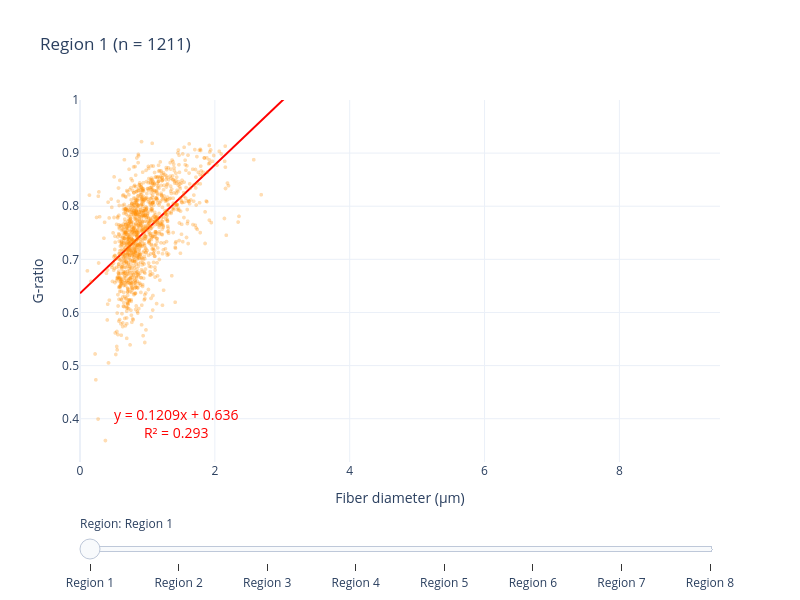

Source (notebook cell):
### Markdown cell above
## G-ratio vs Fiber diameter

Use the slider to switch between CC regions.

### Code cell
x_max_g = all_df["fiber_diam"].max() * 1.05
y_min_g = max(all_df["gratio"].min() * 0.95, 0)
y_max_g = min(all_df["gratio"].max() * 1.05, 1.0)

fig = go.Figure()

for i, sample in enumerate(samples_sorted):
    df = all_data[sample]
    x, y = df["fiber_diam"].values, df["gratio"].values
    visible = (i == 0)

    fig.add_trace(go.Scattergl(
        x=x, y=y, mode="markers",
        marker=dict(size=4, color="darkorange", opacity=0.3),
        showlegend=False, visible=visible,
        hovertemplate="Fiber: %{x:.3f} \u03bcm<br>G-ratio: %{y:.3f}<extra></extra>",
    ))

    slope, intercept, r_value, _, _ = scipy_stats.linregress(x, y)
    x_line = np.linspace(0, x_max_g, 100)
    fig.add_trace(go.Scatter(
        x=x_line, y=slope * x_line + intercept, mode="lines",
        line=dict(color="red", width=2), showlegend=False, visible=visible,
        hovertemplate=f"y = {slope:.4f}x + {intercept:.3f}<br>R\u00b2 = {r_value**2:.3f}<extra></extra>",
    ))

n_traces = len(samples_sorted) * 2
steps = []
for i, sample in enumerate(samples_sorted):
    df = all_data[sample]
    x, y = df["fiber_diam"].values, df["gratio"].values
    slope, intercept, r_value, _, _ = scipy_stats.linregress(x, y)

    vis = [False] * n_traces
    vis[i * 2] = True
    vis[i * 2 + 1] = True
    step = dict(
        method="update",
        args=[
            {"visible": vis},
            {"title": f"{REGION_LABELS[sample]} (n = {len(df)})",
             "annotations": [
                 dict(text=f"y = {slope:.4f}x + {intercept:.3f}<br>R\u00b2 = {r_value**2:.3f}",
                      xref="paper", yref="paper", x=0.05, y=0.05,
                      xanchor="left", yanchor="bottom", showarrow=False,
                      font=dict(size=14, color="red")),
             ]},
        ],
        label=REGION_LABELS[sample],
    )
    steps.append(step)

df0 = all_data[samples_sorted[0]]
s0, i0, r0, _, _ = scipy_stats.linregress(df0["fiber_diam"].values, df0["gratio"].values)

fig.update_layout(
    sliders=[dict(active=0, steps=steps, currentvalue=dict(prefix="Region: "), pad=dict(t=50))],
    title=f"{REGION_LABELS[samples_sorted[0]]} (n = {len(df0)})",
    xaxis_title="Fiber diameter (\u03bcm)",
    yaxis_title="G-ratio",
    xaxis_range=[0, x_max_g], yaxis_range=[y_min_g, y_max_g],
    template=PLOT_TEMPLATE, height=600, width=800,
    annotations=[dict(text=f"y = {s0:.4f}x + {i0:.3f}<br>R\u00b2 = {r0**2:.3f}",
                      xref="paper", yref="paper", x=0.05, y=0.05,
                      xanchor="left", yanchor="bottom", showarrow=False,
                      font=dict(size=14, color="red"))],
)
fig.show()

### Figure 1 — Plotly figure (JSON) as saved in the notebook; plotly's stock layout.template omitted (floating-point values rounded to 4 significant figures; data arrays with more than 128 entries replaced by an {"elided": "..."} marker saying what was removed)
{"data": [{"hovertemplate": "Fiber: %{x:.3f} μm<br>G-ratio: %{y:.3f}<extra></extra>", "marker": {"color": "darkorange", "opacity": 0.3, "size": 4}, "mode": "markers", "showlegend": false, "type": "scattergl", "visible": true, "x": {"elided": "1211 float values"}, "y": {"elided": "1211 float values"}}, {"hovertemplate": "y = 0.1209x + 0.636<br>R² = 0.293<extra></extra>", "line": {"color": "red", "width": 2}, "mode": "lines", "showlegend": false, "type": "scatter", "visible": true, "x": [0.0, 0.09588, 0.1918, 0.2876, 0.3835, 0.4794, 0.5753, 0.6711, 0.767, 0.8629, 0.9588, 1.055, 1.151, 1.246, 1.342, 1.438, 1.534, 1.63, 1.726, 1.822, 1.918, 2.013, 2.109, 2.205, 2.301, 2.397, 2.493, 2.589, 2.685, 2.78, 2.876, 2.972, 3.068, 3.164, 3.26, 3.356, 3.452, 3.548, 3.643, 3.739, 3.835, 3.931, 4.027, 4.123, 4.219, 4.315, 4.41, 4.506, 4.602, 4.698, 4.794, 4.89, 4.986, 5.082, 5.177, 5.273, 5.369, 5.465, 5.561, 5.657, 5.753, 5.849, 5.944, 6.04, 6.136, 6.232, 6.328, 6.424, 6.52, 6.616, 6.711, 6.807, 6.903, 6.999, 7.095, 7.191, 7.287, 7.383, 7.479, 7.574, 7.67, 7.766, 7.862, 7.958, 8.054, 8.15, 8.246, 8.341, 8.437, 8.533, 8.629, 8.725, 8.821, 8.917, 9.013, 9.108, 9.204, 9.3, 9.396, 9.492], "y": [0.636, 0.6476, 0.6592, 0.6708, 0.6824, 0.694, 0.7056, 0.7172, 0.7288, 0.7404, 0.752, 0.7636, 0.7752, 0.7868, 0.7984, 0.81, 0.8216, 0.8332, 0.8448, 0.8564, 0.868, 0.8795, 0.8911, 0.9027, 0.9143, 0.9259, 0.9375, 0.9491, 0.9607, 0.9723, 0.9839, 0.9955, 1.007, 1.019, 1.03, 1.042, 1.053, 1.065, 1.077, 1.088, 1.1, 1.111, 1.123, 1.135, 1.146, 1.158, 1.169, 1.181, 1.193, 1.204, 1.216, 1.227, 1.239, 1.251, 1.262, 1.274, 1.285, 1.297, 1.309, 1.32, 1.332, 1.343, 1.355, 1.367, 1.378, 1.39, 1.401, 1.413, 1.425, 1.436, 1.448, 1.459, 1.471, 1.483, 1.494, 1.506, 1.517, 1.529, 1.54, 1.552, 1.564, 1.575, 1.587, 1.598, 1.61, 1.622, 1.633, 1.645, 1.656, 1.668, 1.68, 1.691, 1.703, 1.714, 1.726, 1.738, 1.749, 1.761, 1.772, 1.784]}, {"hovertemplate": "Fiber: %{x:.3f} μm<br>G-ratio: %{y:.3f}<extra></extra>", "marker": {"color": "darkorange", "opacity": 0.3, "size": 4}, "mode": "markers", "showlegend": false, "type": "scattergl", "visible": false, "x": {"elided": "888 float values"}, "y": {"elided": "888 float values"}}, {"hovertemplate": "y = 0.0951x + 0.655<br>R² = 0.218<extra></extra>", "line": {"color": "red", "width": 2}, "mode": "lines", "showlegend": false, "type": "scatter", "visible": false, "x": [0.0, 0.09588, 0.1918, 0.2876, 0.3835, 0.4794, 0.5753, 0.6711, 0.767, 0.8629, 0.9588, 1.055, 1.151, 1.246, 1.342, 1.438, 1.534, 1.63, 1.726, 1.822, 1.918, 2.013, 2.109, 2.205, 2.301, 2.397, 2.493, 2.589, 2.685, 2.78, 2.876, 2.972, 3.068, 3.164, 3.26, 3.356, 3.452, 3.548, 3.643, 3.739, 3.835, 3.931, 4.027, 4.123, 4.219, 4.315, 4.41, 4.506, 4.602, 4.698, 4.794, 4.89, 4.986, 5.082, 5.177, 5.273, 5.369, 5.465, 5.561, 5.657, 5.753, 5.849, 5.944, 6.04, 6.136, 6.232, 6.328, 6.424, 6.52, 6.616, 6.711, 6.807, 6.903, 6.999, 7.095, 7.191, 7.287, 7.383, 7.479, 7.574, 7.67, 7.766, 7.862, 7.958, 8.054, 8.15, 8.246, 8.341, 8.437, 8.533, 8.629, 8.725, 8.821, 8.917, 9.013, 9.108, 9.204, 9.3, 9.396, 9.492], "y": [0.6554, 0.6645, 0.6736, 0.6827, 0.6919, 0.701, 0.7101, 0.7192, 0.7283, 0.7374, 0.7465, 0.7557, 0.7648, 0.7739, 0.783, 0.7921, 0.8012, 0.8103, 0.8195, 0.8286, 0.8377, 0.8468, 0.8559, 0.865, 0.8741, 0.8832, 0.8924, 0.9015, 0.9106, 0.9197, 0.9288, 0.9379, 0.947, 0.9562, 0.9653, 0.9744, 0.9835, 0.9926, 1.002, 1.011, 1.02, 1.029, 1.038, 1.047, 1.056, 1.066, 1.075, 1.084, 1.093, 1.102, 1.111, 1.12, 1.129, 1.138, 1.148, 1.157, 1.166, 1.175, 1.184, 1.193, 1.202, 1.211, 1.22, 1.23, 1.239, 1.248, 1.257, 1.266, 1.275, 1.284, 1.293, 1.302, 1.312, 1.321, 1.33, 1.339, 1.348, 1.357, 1.366, 1.375, 1.385, 1.394, 1.403, 1.412, 1.421, 1.43, 1.439, 1.448, 1.457, 1.467, 1.476, 1.485, 1.494, 1.503, 1.512, 1.521, 1.53, 1.539, 1.549, 1.558]}, {"hovertemplate": "Fiber: %{x:.3f} μm<br>G-ratio: %{y:.3f}<extra></extra>", "marker": {"color": "darkorange", "opacity": 0.3, "size": 4}, "mode": "markers", "showlegend": false, "type": "scattergl", "visible": false, "x": {"elided": "536 float values"}, "y": {"elided": "536 float values"}}, {"hovertemplate": "y = 0.0533x + 0.694<br>R² = 0.141<extra></extra>", "line": {"color": "red", "width": 2}, "mode": "lines", "showlegend": false, "type": "scatter", "visible": false, "x": [0.0, 0.09588, 0.1918, 0.2876, 0.3835, 0.4794, 0.5753, 0.6711, 0.767, 0.8629, 0.9588, 1.055, 1.151, 1.246, 1.342, 1.438, 1.534, 1.63, 1.726, 1.822, 1.918, 2.013, 2.109, 2.205, 2.301, 2.397, 2.493, 2.589, 2.685, 2.78, 2.876, 2.972, 3.068, 3.164, 3.26, 3.356, 3.452, 3.548, 3.643, 3.739, 3.835, 3.931, 4.027, 4.123, 4.219, 4.315, 4.41, 4.506, 4.602, 4.698, 4.794, 4.89, 4.986, 5.082, 5.177, 5.273, 5.369, 5.465, 5.561, 5.657, 5.753, 5.849, 5.944, 6.04, 6.136, 6.232, 6.328, 6.424, 6.52, 6.616, 6.711, 6.807, 6.903, 6.999, 7.095, 7.191, 7.287, 7.383, 7.479, 7.574, 7.67, 7.766, 7.862, 7.958, 8.054, 8.15, 8.246, 8.341, 8.437, 8.533, 8.629, 8.725, 8.821, 8.917, 9.013, 9.108, 9.204, 9.3, 9.396, 9.492], "y": [0.6942, 0.6993, 0.7045, 0.7096, 0.7147, 0.7198, 0.7249, 0.73, 0.7351, 0.7402, 0.7453, 0.7504, 0.7556, 0.7607, 0.7658, 0.7709, 0.776, 0.7811, 0.7862, 0.7913, 0.7964, 0.8016, 0.8067, 0.8118, 0.8169, 0.822, 0.8271, 0.8322, 0.8373, 0.8424, 0.8475, 0.8527, 0.8578, 0.8629, 0.868, 0.8731, 0.8782, 0.8833, 0.8884, 0.8935, 0.8986, 0.9038, 0.9089, 0.914, 0.9191, 0.9242, 0.9293, 0.9344, 0.9395, 0.9446, 0.9498, 0.9549, 0.96, 0.9651, 0.9702, 0.9753, 0.9804, 0.9855, 0.9906, 0.9957, 1.001, 1.006, 1.011, 1.016, 1.021, 1.026, 1.032, 1.037, 1.042, 1.047, 1.052, 1.057, 1.062, 1.067, 1.072, 1.078, 1.083, 1.088, 1.093, 1.098, 1.103, 1.108, 1.113, 1.118, 1.124, 1.129, 1.134, 1.139, 1.144, 1.149, 1.154, 1.159, 1.164, 1.17, 1.175, 1.18, 1.185, 1.19, 1.195, 1.2]}, {"hovertemplate": "Fiber: %{x:.3f} μm<br>G-ratio: %{y:.3f}<extra></extra>", "marker": {"color": "darkorange", "opacity": 0.3, "size": 4}, "mode": "markers", "showlegend": false, "type": "scattergl", "visible": false, "x": {"elided": "291 float values"}, "y": {"elided": "291 float values"}}, {"hovertemplate": "y = nanx + nan<br>R² = nan<extra></extra>", "line": {"color": "red", "width": 2}, "mode": "lines", "showlegend": false, "type": "scatter", "visible": false, "x": [0.0, 0.09588, 0.1918, 0.2876, 0.3835, 0.4794, 0.5753, 0.6711, 0.767, 0.8629, 0.9588, 1.055, 1.151, 1.246, 1.342, 1.438, 1.534, 1.63, 1.726, 1.822, 1.918, 2.013, 2.109, 2.205, 2.301, 2.397, 2.493, 2.589, 2.685, 2.78, 2.876, 2.972, 3.068, 3.164, 3.26, 3.356, 3.452, 3.548, 3.643, 3.739, 3.835, 3.931, 4.027, 4.123, 4.219, 4.315, 4.41, 4.506, 4.602, 4.698, 4.794, 4.89, 4.986, 5.082, 5.177, 5.273, 5.369, 5.465, 5.561, 5.657, 5.753, 5.849, 5.944, 6.04, 6.136, 6.232, 6.328, 6.424, 6.52, 6.616, 6.711, 6.807, 6.903, 6.999, 7.095, 7.191, 7.287, 7.383, 7.479, 7.574, 7.67, 7.766, 7.862, 7.958, 8.054, 8.15, 8.246, 8.341, 8.437, 8.533, 8.629, 8.725, 8.821, 8.917, 9.013, 9.108, 9.204, 9.3, 9.396, 9.492], "y": [NaN, NaN, NaN, NaN, NaN, NaN, NaN, NaN, NaN, NaN, NaN, NaN, NaN, NaN, NaN, NaN, NaN, NaN, NaN, NaN, NaN, NaN, NaN, NaN, NaN, NaN, NaN, NaN, NaN, NaN, NaN, NaN, NaN, NaN, NaN, NaN, NaN, NaN, NaN, NaN, NaN, NaN, NaN, NaN, NaN, NaN, NaN, NaN, NaN, NaN, NaN, NaN, NaN, NaN, NaN, NaN, NaN, NaN, NaN, NaN, NaN, NaN, NaN, NaN, NaN, NaN, NaN, NaN, NaN, NaN, NaN, NaN, NaN, NaN, NaN, NaN, NaN, NaN, NaN, NaN, NaN, NaN, NaN, NaN, NaN, NaN, NaN, NaN, NaN, NaN, NaN, NaN, NaN, NaN, NaN, NaN, NaN, NaN, NaN, NaN]}, {"hovertemplate": "Fiber: %{x:.3f} μm<br>G-ratio: %{y:.3f}<extra></extra>", "marker": {"color": "darkorange", "opacity": 0.3, "size": 4}, "mode": "markers", "showlegend": false, "type": "scattergl", "visible": false, "x": {"elided": "504 float values"}, "y": {"elided": "504 float values"}}, {"hovertemplate": "y = 0.0531x + 0.667<br>R² = 0.177<extra></extra>", "line": {"color": "red", "width": 2}, "mode": "lines", "showlegend": false, "type": "scatter", "visible": false, "x": [0.0, 0.09588, 0.1918, 0.2876, 0.3835, 0.4794, 0.5753, 0.6711, 0.767, 0.8629, 0.9588, 1.055, 1.151, 1.246, 1.342, 1.438, 1.534, 1.63, 1.726, 1.822, 1.918, 2.013, 2.109, 2.205, 2.301, 2.397, 2.493, 2.589, 2.685, 2.78, 2.876, 2.972, 3.068, 3.164, 3.26, 3.356, 3.452, 3.548, 3.643, 3.739, 3.835, 3.931, 4.027, 4.123, 4.219, 4.315, 4.41, 4.506, 4.602, 4.698, 4.794, 4.89, 4.986, 5.082, 5.177, 5.273, 5.369, 5.465, 5.561, 5.657, 5.753, 5.849, 5.944, 6.04, 6.136, 6.232, 6.328, 6.424, 6.52, 6.616, 6.711, 6.807, 6.903, 6.999, 7.095, 7.191, 7.287, 7.383, 7.479, 7.574, 7.67, 7.766, 7.862, 7.958, 8.054, 8.15, 8.246, 8.341, 8.437, 8.533, 8.629, 8.725, 8.821, 8.917, 9.013, 9.108, 9.204, 9.3, 9.396, 9.492], "y": [0.6673, 0.6724, 0.6775, 0.6826, 0.6877, 0.6928, 0.6979, 0.703, 0.7081, 0.7131, 0.7182, 0.7233, 0.7284, 0.7335, 0.7386, 0.7437, 0.7488, 0.7539, 0.759, 0.764, 0.7691, 0.7742, 0.7793, 0.7844, 0.7895, 0.7946, 0.7997, 0.8048, 0.8099, 0.8149, 0.82, 0.8251, 0.8302, 0.8353, 0.8404, 0.8455, 0.8506, 0.8557, 0.8608, 0.8658, 0.8709, 0.876, 0.8811, 0.8862, 0.8913, 0.8964, 0.9015, 0.9066, 0.9117, 0.9168, 0.9218, 0.9269, 0.932, 0.9371, 0.9422, 0.9473, 0.9524, 0.9575, 0.9626, 0.9677, 0.9727, 0.9778, 0.9829, 0.988, 0.9931, 0.9982, 1.003, 1.008, 1.013, 1.019, 1.024, 1.029, 1.034, 1.039, 1.044, 1.049, 1.054, 1.059, 1.064, 1.069, 1.075, 1.08, 1.085, 1.09, 1.095, 1.1, 1.105, 1.11, 1.115, 1.12, 1.125, 1.131, 1.136, 1.141, 1.146, 1.151, 1.156, 1.161, 1.166, 1.171]}, {"hovertemplate": "Fiber: %{x:.3f} μm<br>G-ratio: %{y:.3f}<extra></extra>", "marker": {"color": "darkorange", "opacity": 0.3, "size": 4}, "mode": "markers", "showlegend": false, "type": "scattergl", "visible": false, "x": {"elided": "646 float values"}, "y": {"elided": "646 float values"}}, {"hovertemplate": "y = 0.0855x + 0.575<br>R² = 0.235<extra></extra>", "line": {"color": "red", "width": 2}, "mode": "lines", "showlegend": false, "type": "scatter", "visible": false, "x": [0.0, 0.09588, 0.1918, 0.2876, 0.3835, 0.4794, 0.5753, 0.6711, 0.767, 0.8629, 0.9588, 1.055, 1.151, 1.246, 1.342, 1.438, 1.534, 1.63, 1.726, 1.822, 1.918, 2.013, 2.109, 2.205, 2.301, 2.397, 2.493, 2.589, 2.685, 2.78, 2.876, 2.972, 3.068, 3.164, 3.26, 3.356, 3.452, 3.548, 3.643, 3.739, 3.835, 3.931, 4.027, 4.123, 4.219, 4.315, 4.41, 4.506, 4.602, 4.698, 4.794, 4.89, 4.986, 5.082, 5.177, 5.273, 5.369, 5.465, 5.561, 5.657, 5.753, 5.849, 5.944, 6.04, 6.136, 6.232, 6.328, 6.424, 6.52, 6.616, 6.711, 6.807, 6.903, 6.999, 7.095, 7.191, 7.287, 7.383, 7.479, 7.574, 7.67, 7.766, 7.862, 7.958, 8.054, 8.15, 8.246, 8.341, 8.437, 8.533, 8.629, 8.725, 8.821, 8.917, 9.013, 9.108, 9.204, 9.3, 9.396, 9.492], "y": [0.5749, 0.5831, 0.5913, 0.5995, 0.6077, 0.6159, 0.6241, 0.6323, 0.6405, 0.6487, 0.6569, 0.6651, 0.6733, 0.6815, 0.6897, 0.6979, 0.7061, 0.7143, 0.7225, 0.7307, 0.7389, 0.7471, 0.7553, 0.7635, 0.7717, 0.7799, 0.7881, 0.7963, 0.8045, 0.8127, 0.8209, 0.8291, 0.8373, 0.8455, 0.8537, 0.8619, 0.8701, 0.8783, 0.8865, 0.8947, 0.9029, 0.9111, 0.9193, 0.9275, 0.9357, 0.9439, 0.9521, 0.9603, 0.9685, 0.9767, 0.9849, 0.9931, 1.001, 1.009, 1.018, 1.026, 1.034, 1.042, 1.05, 1.059, 1.067, 1.075, 1.083, 1.091, 1.1, 1.108, 1.116, 1.124, 1.132, 1.141, 1.149, 1.157, 1.165, 1.173, 1.182, 1.19, 1.198, 1.206, 1.214, 1.223, 1.231, 1.239, 1.247, 1.255, 1.264, 1.272, 1.28, 1.288, 1.296, 1.305, 1.313, 1.321, 1.329, 1.337, 1.346, 1.354, 1.362, 1.37, 1.378, 1.387]}, {"hovertemplate": "Fiber: %{x:.3f} μm<br>G-ratio: %{y:.3f}<extra></extra>", "marker": {"color": "darkorange", "opacity": 0.3, "size": 4}, "mode": "markers", "showlegend": false, "type": "scattergl", "visible": false, "x": {"elided": "760 float values"}, "y": {"elided": "760 float values"}}, {"hovertemplate": "y = 0.1008x + 0.584<br>R² = 0.269<extra></extra>", "line": {"color": "red", "width": 2}, "mode": "lines", "showlegend": false, "type": "scatter", "visible": false, "x": [0.0, 0.09588, 0.1918, 0.2876, 0.3835, 0.4794, 0.5753, 0.6711, 0.767, 0.8629, 0.9588, 1.055, 1.151, 1.246, 1.342, 1.438, 1.534, 1.63, 1.726, 1.822, 1.918, 2.013, 2.109, 2.205, 2.301, 2.397, 2.493, 2.589, 2.685, 2.78, 2.876, 2.972, 3.068, 3.164, 3.26, 3.356, 3.452, 3.548, 3.643, 3.739, 3.835, 3.931, 4.027, 4.123, 4.219, 4.315, 4.41, 4.506, 4.602, 4.698, 4.794, 4.89, 4.986, 5.082, 5.177, 5.273, 5.369, 5.465, 5.561, 5.657, 5.753, 5.849, 5.944, 6.04, 6.136, 6.232, 6.328, 6.424, 6.52, 6.616, 6.711, 6.807, 6.903, 6.999, 7.095, 7.191, 7.287, 7.383, 7.479, 7.574, 7.67, 7.766, 7.862, 7.958, 8.054, 8.15, 8.246, 8.341, 8.437, 8.533, 8.629, 8.725, 8.821, 8.917, 9.013, 9.108, 9.204, 9.3, 9.396, 9.492], "y": [0.5836, 0.5932, 0.6029, 0.6126, 0.6222, 0.6319, 0.6415, 0.6512, 0.6609, 0.6705, 0.6802, 0.6899, 0.6995, 0.7092, 0.7188, 0.7285, 0.7382, 0.7478, 0.7575, 0.7672, 0.7768, 0.7865, 0.7961, 0.8058, 0.8155, 0.8251, 0.8348, 0.8445, 0.8541, 0.8638, 0.8734, 0.8831, 0.8928, 0.9024, 0.9121, 0.9218, 0.9314, 0.9411, 0.9507, 0.9604, 0.9701, 0.9797, 0.9894, 0.9991, 1.009, 1.018, 1.028, 1.038, 1.047, 1.057, 1.067, 1.076, 1.086, 1.096, 1.105, 1.115, 1.125, 1.134, 1.144, 1.154, 1.163, 1.173, 1.183, 1.192, 1.202, 1.212, 1.221, 1.231, 1.241, 1.25, 1.26, 1.27, 1.279, 1.289, 1.299, 1.308, 1.318, 1.328, 1.337, 1.347, 1.357, 1.366, 1.376, 1.386, 1.395, 1.405, 1.415, 1.424, 1.434, 1.444, 1.453, 1.463, 1.473, 1.482, 1.492, 1.502, 1.511, 1.521, 1.531, 1.54]}, {"hovertemplate": "Fiber: %{x:.3f} μm<br>G-ratio: %{y:.3f}<extra></extra>", "marker": {"color": "darkorange", "opacity": 0.3, "size": 4}, "mode": "markers", "showlegend": false, "type": "scattergl", "visible": false, "x": {"elided": "371 float values"}, "y": {"elided": "371 float values"}}, {"hovertemplate": "y = 0.0800x + 0.646<br>R² = 0.248<extra></extra>", "line": {"color": "red", "width": 2}, "mode": "lines", "showlegend": false, "type": "scatter", "visible": false, "x": [0.0, 0.09588, 0.1918, 0.2876, 0.3835, 0.4794, 0.5753, 0.6711, 0.767, 0.8629, 0.9588, 1.055, 1.151, 1.246, 1.342, 1.438, 1.534, 1.63, 1.726, 1.822, 1.918, 2.013, 2.109, 2.205, 2.301, 2.397, 2.493, 2.589, 2.685, 2.78, 2.876, 2.972, 3.068, 3.164, 3.26, 3.356, 3.452, 3.548, 3.643, 3.739, 3.835, 3.931, 4.027, 4.123, 4.219, 4.315, 4.41, 4.506, 4.602, 4.698, 4.794, 4.89, 4.986, 5.082, 5.177, 5.273, 5.369, 5.465, 5.561, 5.657, 5.753, 5.849, 5.944, 6.04, 6.136, 6.232, 6.328, 6.424, 6.52, 6.616, 6.711, 6.807, 6.903, 6.999, 7.095, 7.191, 7.287, 7.383, 7.479, 7.574, 7.67, 7.766, 7.862, 7.958, 8.054, 8.15, 8.246, 8.341, 8.437, 8.533, 8.629, 8.725, 8.821, 8.917, 9.013, 9.108, 9.204, 9.3, 9.396, 9.492], "y": [0.6461, 0.6537, 0.6614, 0.6691, 0.6767, 0.6844, 0.6921, 0.6997, 0.7074, 0.7151, 0.7227, 0.7304, 0.7381, 0.7458, 0.7534, 0.7611, 0.7688, 0.7764, 0.7841, 0.7918, 0.7994, 0.8071, 0.8148, 0.8224, 0.8301, 0.8378, 0.8454, 0.8531, 0.8608, 0.8684, 0.8761, 0.8838, 0.8915, 0.8991, 0.9068, 0.9145, 0.9221, 0.9298, 0.9375, 0.9451, 0.9528, 0.9605, 0.9681, 0.9758, 0.9835, 0.9911, 0.9988, 1.006, 1.014, 1.022, 1.029, 1.037, 1.045, 1.052, 1.06, 1.068, 1.075, 1.083, 1.091, 1.099, 1.106, 1.114, 1.122, 1.129, 1.137, 1.145, 1.152, 1.16, 1.168, 1.175, 1.183, 1.191, 1.198, 1.206, 1.214, 1.221, 1.229, 1.237, 1.244, 1.252, 1.26, 1.267, 1.275, 1.283, 1.29, 1.298, 1.306, 1.313, 1.321, 1.329, 1.336, 1.344, 1.352, 1.359, 1.367, 1.375, 1.382, 1.39, 1.398, 1.405]}], "layout": {"annotations": [{"font": {"color": "red", "size": 14}, "showarrow": false, "text": "y = 0.1209x + 0.636<br>R² = 0.293", "x": 0.05, "xanchor": "left", "xref": "paper", "y": 0.05, "yanchor": "bottom", "yref": "paper"}], "height": 600, "sliders": [{"active": 0, "currentvalue": {"prefix": "Region: "}, "pad": {"t": 50}, "steps": [{"args": [{"visible": [true, true, false, false, false, false, false, false, false, false, false, false, false, false, false, false]}, {"annotations": [{"font": {"color": "red", "size": 14}, "showarrow": false, "text": "y = 0.1209x + 0.636<br>R² = 0.293", "x": 0.05, "xanchor": "left", "xref": "paper", "y": 0.05, "yanchor": "bottom", "yref": "paper"}], "title": "Region 1 (n = 1211)"}], "label": "Region 1", "method": "update"}, {"args": [{"visible": [false, false, true, true, false, false, false, false, false, false, false, false, false, false, false, false]}, {"annotations": [{"font": {"color": "red", "size": 14}, "showarrow": false, "text": "y = 0.0951x + 0.655<br>R² = 0.218", "x": 0.05, "xanchor": "left", "xref": "paper", "y": 0.05, "yanchor": "bottom", "yref": "paper"}], "title": "Region 2 (n = 888)"}], "label": "Region 2", "method": "update"}, {"args": [{"visible": [false, false, false, false, true, true, false, false, false, false, false, false, false, false, false, false]}, {"annotations": [{"font": {"color": "red", "size": 14}, "showarrow": false, "text": "y = 0.0533x + 0.694<br>R² = 0.141", "x": 0.05, "xanchor": "left", "xref": "paper", "y": 0.05, "yanchor": "bottom", "yref": "paper"}], "title": "Region 3 (n = 536)"}], "label": "Region 3", "method": "update"}, {"args": [{"visible": [false, false, false, false, false, false, true, true, false, false, false, false, false, false, false, false]}, {"annotations": [{"font": {"color": "red", "size": 14}, "showarrow": false, "text": "y = nanx + nan<br>R² = nan", "x": 0.05, "xanchor": "left", "xref": "paper", "y": 0.05, "yanchor": "bottom", "yref": "paper"}], "title": "Region 4 (n = 291)"}], "label": "Region 4", "method": "update"}, {"args": [{"visible": [false, false, false, false, false, false, false, false, true, true, false, false, false, false, false, false]}, {"annotations": [{"font": {"color": "red", "size": 14}, "showarrow": false, "text": "y = 0.0531x + 0.667<br>R² = 0.177", "x": 0.05, "xanchor": "left", "xref": "paper", "y": 0.05, "yanchor": "bottom", "yref": "paper"}], "title": "Region 5 (n = 504)"}], "label": "Region 5", "method": "update"}, {"args": [{"visible": [false, false, false, false, false, false, false, false, false, false, true, true, false, false, false, false]}, {"annotations": [{"font": {"color": "red", "size": 14}, "showarrow": false, "text": "y = 0.0855x + 0.575<br>R² = 0.235", "x": 0.05, "xanchor": "left", "xref": "paper", "y": 0.05, "yanchor": "bottom", "yref": "paper"}], "title": "Region 6 (n = 646)"}], "label": "Region 6", "method": "update"}, {"args": [{"visible": [false, false, false, false, false, false, false, false, false, false, false, false, true, true, false, false]}, {"annotations": [{"font": {"color": "red", "size": 14}, "showarrow": false, "text": "y = 0.1008x + 0.584<br>R² = 0.269", "x": 0.05, "xanchor": "left", "xref": "paper", "y": 0.05, "yanchor": "bottom", "yref": "paper"}], "title": "Region 7 (n = 760)"}], "label": "Region 7", "method": "update"}, {"args": [{"visible": [false, false, false, false, false, false, false, false, false, false, false, false, false, false, true, true]}, {"annotations": [{"font": {"color": "red", "size": 14}, "showarrow": false, "text": "y = 0.0800x + 0.646<br>R² = 0.248", "x": 0.05, "xanchor": "left", "xref": "paper", "y": 0.05, "yanchor": "bottom", "yref": "paper"}], "title": "Region 8 (n = 371)"}], "label": "Region 8", "method": "update"}]}], "title": {"text": "Region 1 (n = 1211)"}, "width": 800, "xaxis": {"range": [0, 9.492], "title": {"text": "Fiber diameter (μm)"}}, "yaxis": {"range": [0.3185, 1.0], "title": {"text": "G-ratio"}}}}
